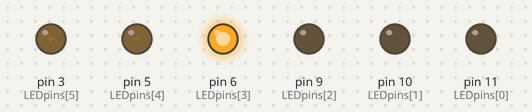
Recording of a sketch running on a simulated Arduino Uno, built with avr-gcc and run on an emulated ATmega328P. On the bench: output pins drawn as LEDs (lit = HIGH).

Above: at 0.15 s.
At 0.75 s:
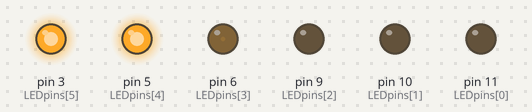
At 1.65 s:
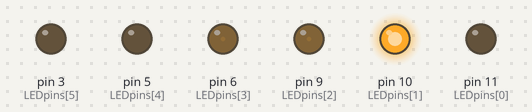
At 3.46 s:
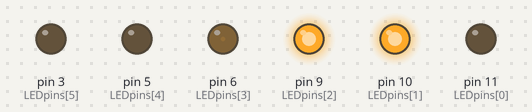
At 5.27 s:
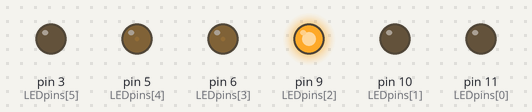
At 6.78 s:
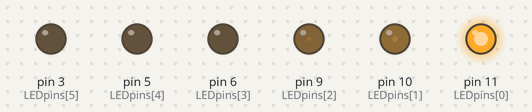
Timing chart, 0 to 7.0 s (numbered marks = the images above):
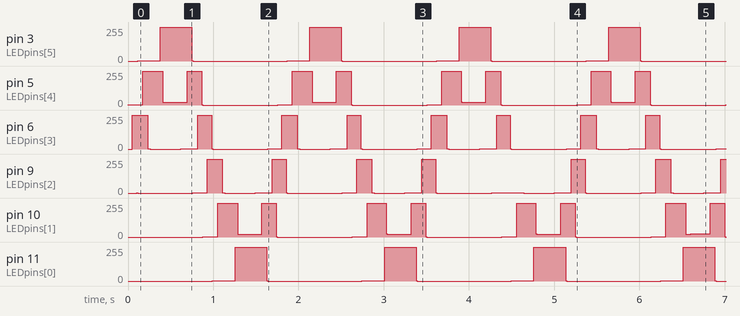

The sketch:

KITT3.ino
```cpp
const int LEDpins[6] = {11,10,9,6,5,3};

float t = 0;            // time
float dt = 0.01;        // time increment

int max_bright = 255;   // max brightness
float mu = 0;           // mean position of traveling light wave
float f = .1;           // oscillation frequency of the mean wave position
float sigma  = .5 *0.9; // std of the light wave

void setup() {
 Serial.begin(9600);
 for (int led = 0; led <= 5; led++) {
   analogWrite(LEDpins[led], 0 );    //Off
 }
}

void loop() {
 t = t + dt;
 mu = 1/2.*5*(1+sin(2*PI*f*t)) - 0*1/2. ; // mean position at time t
 for (int led = 0; led <= 5; led++) {  // calculate the brightness for each LED at position <led> at time <t>
   analogWrite(LEDpins[led], max_bright*exp( (-1* pow( (led-mu) ,2) )/( 2* pow(sigma,2)) ));    //On
 }
}
```

Measured:
- by itself, pin 3 (LEDpins[5]), pin 11 (LEDpins[0]): repeats every 1.8 s: 253/255 0.01 s, 254/255 0.10 s, 253/255 0.26 s, 1/255 0.01 s, 0/255 1.1 s, 1/255 0.26 s
- by itself, pin 6 (LEDpins[3]): repeats every 1.8 s: 2/255 0.01 s, 1/255 0.02 s, 0/255 0.36 s, 1/255 0.02 s, 2/255 0.18 s, 254/255 0.16 s, 1/255 0.01 s, 0/255 0.65 s, 1/255 0.17 s, 254/255 0.18 s
